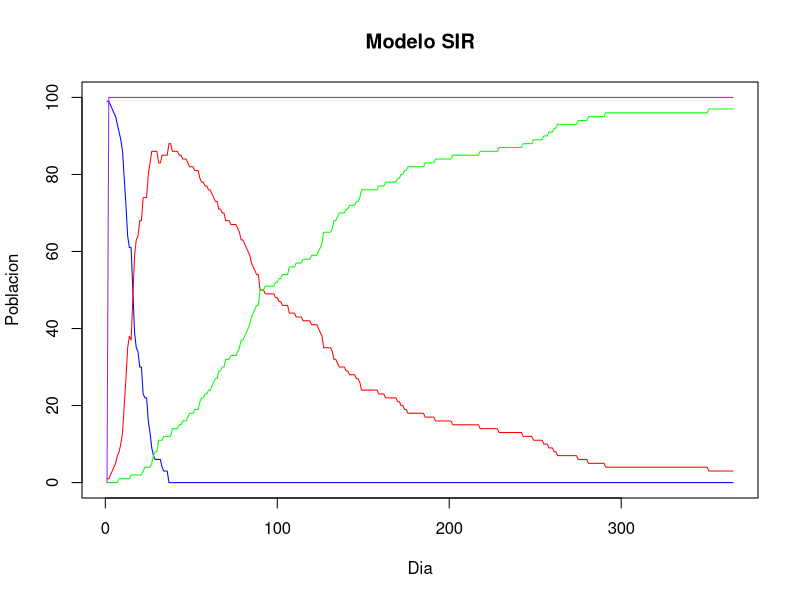

This chart was generated by the following R code:
t <- 1:365 # Cambiar el tiempo a 365 dias empezando desde 1 de enero.
N <- 100 # Mas personas? 1000? 2000? 10000?
S <- rep(0, 365)  # Actualizar los dias para cada uno de SIR.
I <- rep(0, 365) 
R <- rep(0, 365) 
n <- rep(0, 365)

pI = 1
pR <- 0.01 # Saber si estaba bien antes e enfermarse o no etc.
pC <- 0.5 # Aqui esta establecido que AL MENOS la mitas de los INFECTADOS no los SUCEPTIBLES usan cubrebocas.

# Que pasa si los hospitales estan llenos?
# El primer dia no debe de haber los tres. 
# Debemos de cambiar las probabilidades conforme avanza el tiempo.
# Probabilidad condicional?
# pD <- 0.001 # Enfermedades graves antes de morir
# pV <- 0.02 # Probabilidad de que este vacunado
# pF <- 0.0001 # Dias festivos
# pHB <- 0.00001 # Probabilidad de cumpleanos con fiesta, sin subestimar los eventos.
# pvivienda <- 0# Promedio de personas que viven en cada casa 3.6 en mexico a comparacion de estados unidos 2.5. 
# Mundial?
# psecotrinformal <- 0#  Personas que trabajan en el mercado etc. Trabajadores que dependen del dia a dia. 
# Susptibilidad por edades. 
# Fuma o no.
# Clima.
# Densidad poblacional
# Region.
# Como cambias la probabilidad de ser infectado respecto al tiempo?
# Como cambias la probabilidad de recuperarte estando vacunado o no?

I[1] <- 1             
R[1] <- 0              
S[1] <- N - I[1] - R[1] 


for (day in 2:365) {
  
  face_mask <- rbinom(1, S[day - 1], pC)
  
  pI = runif(1) # Nueva probabilidad de infeccion para cada dia que pasa. 
  
  if (S[day - 1] > 0) {
    effective_pI <- pI * (1 - face_mask / S[day - 1])
  } else {
    effective_pI <- 0
  }

  new_infected <- rbinom(1, S[day - 1], effective_pI * I[day - 1] / N)
  new_recovered <- rbinom(1, I[day - 1], pR)
  
  S[day] <- S[day - 1] - new_infected
  I[day] <- I[day - 1] + new_infected - new_recovered
  R[day] <- R[day - 1] + new_recovered
  n[day] <- S[day] + I[day] + R[day]
}

resultados <- data.frame(Dia = t, Susceptibles = S, Infectados = I, Recuperados = R, Poblacion = n)
print(resultados)
# Sacar una grafica para cada uno ademas de la combinada.
# Sacar una tabla para observar el comportamiento.

plot(t, S, type = "l", col = "blue", ylim = c(0, N), xlab = "Dia", ylab = "Poblacion", main = "Modelo SIR")
lines(t, I, col = "red")
lines(t, R, col = "green")
lines(t, n, col = "purple")